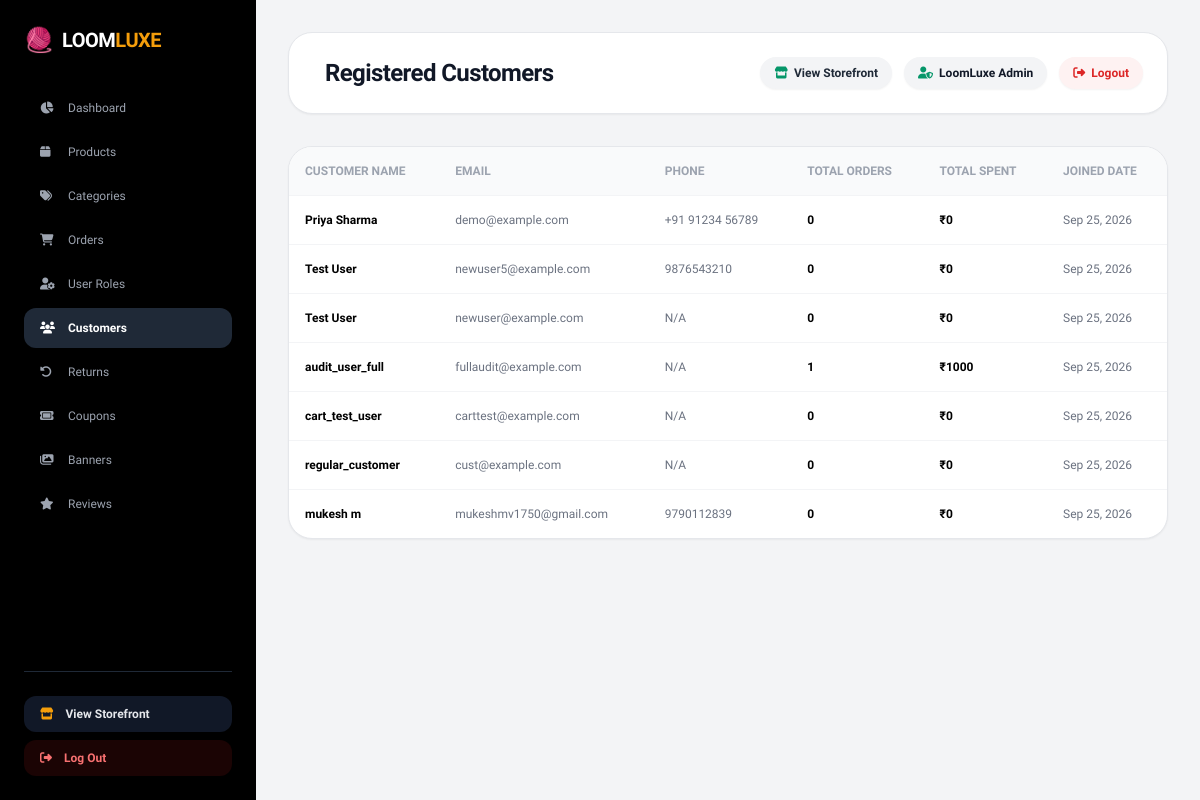
The app's page /dashboard/admin/customers/ (signed in) with its own data.
### accounts/models.py (models this page shows, shortened)
class User(AbstractUser):
    email = models.EmailField(unique=True)
    phone = models.CharField(max_length=15, blank=True)
    avatar = models.ImageField(upload_to='avatars/', blank=True, null=True)
    date_of_birth = models.DateField(blank=True, null=True)
    gender = models.CharField(max_length=10, choices=[
        ('male', 'Male'),
        ('female', 'Female'),
        ('other', 'Other'),
    ], blank=True)
    is_verified = models.BooleanField(default=False)
    created_at = models.DateTimeField(auto_now_add=True)
    updated_at = models.DateTimeField(auto_now=True)
    class Meta:
        db_table = 'users'

### dashboard/views.py (the view)
# urls.py: path('customers/', views.admin_customers, name='admin_customers'),
@admin_required
def admin_customers(request):
    customers = User.objects.filter(is_staff=False).annotate(
        order_count=Count('orders'),
        total_spent=Sum('orders__total')
    )
    return render(request, 'dashboard/admin_customers.html', {'customers': customers})

### cart/context_processors.py (called while the page is built, shortened)
def cart_count(request):
    count = 0
    if request.user.is_authenticated:
        from .models import Cart
        try:
            cart = Cart.objects.get(user=request.user)
            count = cart.total_items
        except Cart.DoesNotExist:
            pass
    return {'cart_count': count}

### cart/models.py (called while the page is built)
    @property
    def total_items(self):
        return sum(item.quantity for item in self.items.all())

### dashboard/views.py (called while the page is built)
def admin_required(view_func):
    @wraps(view_func)
    def _wrapped_view(request, *args, **kwargs):
        if not request.user.is_authenticated:
            messages.info(request, "Please log in with an Administrator account to access the Admin Panel.")
            return redirect(f"/accounts/login/?next={request.path}")
        if not request.user.is_staff:
            messages.error(request, "Access denied. Administrator privileges are required.")
            return redirect('home')
        return view_func(request, *args, **kwargs)
    return _wrapped_view

### wishlist/context_processors.py (called while the page is built)
def wishlist_count(request):
    count = 0
    if request.user.is_authenticated:
        from .models import Wishlist
        count = Wishlist.objects.filter(user=request.user).count()
    return {'wishlist_count': count}

### templates/dashboard/admin_customers.html (shortened to what this page needs)
{% extends 'dashboard/admin_base.html' %}
{% block header_title %}Registered Customers{% endblock %}
{% block content %}
<div class="bg-white rounded-3xl shadow-sm border border-gray-200 overflow-hidden">
    <div class="overflow-x-auto">
        <table class="w-full text-left text-xs">
            <thead class="bg-gray-50 uppercase text-gray-400 font-bold border-b border-gray-100">
                <tr>
                    <th class="p-4">Customer Name</th>
                    <th class="p-4">Email</th>
                    <th class="p-4">Phone</th>
                    <th class="p-4">Total Orders</th>
                    <th class="p-4">Total Spent</th>
                    <th class="p-4">Joined Date</th>
                </tr>
            </thead>
            <tbody class="divide-y divide-gray-100">
                {% for customer in customers %}
                <tr class="hover:bg-gray-50 transition-colors">
                    <td class="p-4 font-bold text-black">{{ customer.get_full_name|default:customer.username }}</td>
                    <td class="p-4 text-gray-500">{{ customer.email }}</td>
                    <td class="p-4 text-gray-500">{{ customer.phone|default:"N/A" }}</td>
                    <td class="p-4 font-bold text-black">{{ customer.order_count }}</td>
                    <td class="p-4 font-bold text-black">₹{{ customer.total_spent|default:0 }}</td>
                    <td class="p-4 text-gray-500">{{ customer.date_joined|date:"M d, Y" }}</td>
                </tr>
                {% empty %}
                <tr><td colspan="6" class="p-8 text-center text-gray-400">No registered customers.</td></tr>
                {% endfor %}
            </tbody>
        </table>
    </div>
</div>
{% endblock %}

### templates/dashboard/admin_base.html (shortened to what this page needs)
<!DOCTYPE html>
<html lang="en">
<head>
    <script src="https://cdn.tailwindcss.com"></script>
    <link rel="stylesheet" href="https://cdnjs.cloudflare.com/ajax/libs/font-awesome/6.5.1/css/all.min.css">
</head>
<body class="bg-gray-100 font-sans text-gray-900 antialiased">
    <div class="flex min-h-screen relative">
        <aside id="admin-sidebar" class="fixed md:sticky top-0 inset-y-0 left-0 z-50 w-64 h-screen max-h-screen overflow-y-auto bg-black text-white p-6 flex flex-col justify-between flex-shrink-0 transform -translate-x-full md:translate-x-0 transition-transform duration-300 ease-in-out shadow-2xl md:shadow-none">
            <div class="space-y-8">
                <div class="flex items-center justify-between">
                    <a href="{% url 'admin_dashboard' %}" class="flex items-center space-x-2">
                        <span class="text-2xl">🧶</span>
                        <span class="text-xl font-black tracking-tight uppercase text-white">Loom<span class="text-amber-500">Luxe</span></span>
                    </a>
                </div>
                <nav class="space-y-1 font-medium text-xs">
                    <a href="{% url 'admin_dashboard' %}" class="flex items-center space-x-3 px-4 py-3 rounded-xl hover:bg-gray-900 transition-all {% if request.resolver_match.url_name == 'admin_dashboard' %}bg-gray-800 text-white font-bold{% else %}text-gray-400{% endif %}">
                        <i class="fa-solid fa-chart-pie w-4"></i><span>Dashboard</span>
                    </a>
                    <a href="{% url 'admin_products' %}" class="flex items-center space-x-3 px-4 py-3 rounded-xl hover:bg-gray-900 transition-all {% if 'product' in request.resolver_match.url_name %}bg-gray-800 text-white font-bold{% else %}text-gray-400{% endif %}">
                        <i class="fa-solid fa-box w-4"></i><span>Products</span>
                    </a>
                    <a href="{% url 'admin_categories' %}" class="flex items-center space-x-3 px-4 py-3 rounded-xl hover:bg-gray-900 transition-all {% if request.resolver_match.url_name == 'admin_categories' %}bg-gray-800 text-white font-bold{% else %}text-gray-400{% endif %}">
                        <i class="fa-solid fa-tags w-4"></i><span>Categories</span>
                    </a>
                    <a href="{% url 'admin_orders' %}" class="flex items-center space-x-3 px-4 py-3 rounded-xl hover:bg-gray-900 transition-all {% if request.resolver_match.url_name == 'admin_orders' %}bg-gray-800 text-white font-bold{% else %}text-gray-400{% endif %}">
                        <i class="fa-solid fa-cart-shopping w-4"></i><span>Orders</span>
                    </a>
                    <a href="{% url 'admin_users' %}" class="flex items-center space-x-3 px-4 py-3 rounded-xl hover:bg-gray-900 transition-all {% if request.resolver_match.url_name == 'admin_users' %}bg-gray-800 text-white font-bold{% else %}text-gray-400{% endif %}">
                        <i class="fa-solid fa-user-gear w-4"></i><span>User Roles</span>
                    </a>
                    <a href="{% url 'admin_customers' %}" class="flex items-center space-x-3 px-4 py-3 rounded-xl hover:bg-gray-900 transition-all {% if request.resolver_match.url_name == 'admin_customers' %}bg-gray-800 text-white font-bold{% else %}text-gray-400{% endif %}">
                        <i class="fa-solid fa-users w-4"></i><span>Customers</span>
                    </a>
                    <a href="{% url 'admin_returns' %}" class="flex items-center space-x-3 px-4 py-3 rounded-xl hover:bg-gray-900 transition-all {% if request.resolver_match.url_name == 'admin_returns' %}bg-gray-800 text-white font-bold{% else %}text-gray-400{% endif %}">
                        <i class="fa-solid fa-rotate-left w-4"></i><span>Returns</span>
                    </a>
                    <a href="{% url 'admin_coupons' %}" class="flex items-center space-x-3 px-4 py-3 rounded-xl hover:bg-gray-900 transition-all {% if request.resolver_match.url_name == 'admin_coupons' %}bg-gray-800 text-white font-bold{% else %}text-gray-400{% endif %}">
                        <i class="fa-solid fa-ticket w-4"></i><span>Coupons</span>
                    </a>
                    <a href="{% url 'admin_banners' %}" class="flex items-center space-x-3 px-4 py-3 rounded-xl hover:bg-gray-900 transition-all {% if request.resolver_match.url_name == 'admin_banners' %}bg-gray-800 text-white font-bold{% else %}text-gray-400{% endif %}">
                        <i class="fa-solid fa-images w-4"></i><span>Banners</span>
                    </a>
                    <a href="{% url 'admin_reviews' %}" class="flex items-center space-x-3 px-4 py-3 rounded-xl hover:bg-gray-900 transition-all {% if request.resolver_match.url_name == 'admin_reviews' %}bg-gray-800 text-white font-bold{% else %}text-gray-400{% endif %}">
                        <i class="fa-solid fa-star w-4"></i><span>Reviews</span>
                    </a>
                </nav>
            </div>
            <div class="pt-6 border-t border-gray-800 space-y-2 text-xs">
                <a href="{% url 'home' %}" target="_blank" rel="noopener noreferrer" class="flex items-center space-x-3 px-4 py-2.5 rounded-xl bg-gray-900 text-gray-200 hover:text-white hover:bg-gray-800 transition-all font-semibold">
                    <i class="fa-solid fa-store text-amber-500"></i>
                    <span>View Storefront</span>
                </a>
                <a href="{% url 'logout' %}" class="flex items-center space-x-3 px-4 py-2.5 rounded-xl bg-red-950/40 text-red-400 hover:text-red-300 hover:bg-red-900/60 transition-all font-semibold">
                    <i class="fa-solid fa-right-from-bracket"></i>
                    <span>Log Out</span>
                </a>
            </div>
        </aside>
        <main class="flex-1 p-4 sm:p-6 lg:p-8 space-y-6 sm:space-y-8 overflow-x-hidden min-w-0">
            <header class="flex flex-col sm:flex-row justify-between items-start sm:items-center gap-4 bg-white p-4 sm:p-6 rounded-3xl shadow-sm border border-gray-200">
                <div class="flex items-center space-x-3 w-full sm:w-auto justify-between sm:justify-start">
                    <div class="flex items-center space-x-3">
                        <h1 class="text-xl sm:text-2xl font-extrabold tracking-tight">{% block header_title %}Admin Control Panel{% endblock %}</h1>
                    </div>
                </div>
                <div class="flex flex-wrap items-center gap-2 sm:gap-3 w-full sm:w-auto justify-end border-t sm:border-t-0 pt-3 sm:pt-0 border-gray-100">
                    <a href="{% url 'home' %}" target="_blank" rel="noopener noreferrer" class="text-xs font-bold bg-gray-100 hover:bg-gray-200 text-gray-800 px-3.5 py-2 rounded-full transition-all flex items-center space-x-1.5 shadow-sm" title="View Storefront (Opens in New Tab)">
                        <i class="fa-solid fa-store text-emerald-600"></i>
                        <span>View Storefront</span>
                    </a>
                    <span class="text-xs font-semibold bg-gray-100 px-3.5 py-2 rounded-full flex items-center shadow-sm">
                        <i class="fa-solid fa-user-shield text-emerald-600 mr-1.5"></i>
                        <span>{{ user.get_full_name|default:user.username }}</span>
                    </span>
                    <a href="{% url 'logout' %}" class="text-xs font-bold bg-red-50 text-red-600 hover:bg-red-100 px-3.5 py-2 rounded-full transition-all flex items-center space-x-1.5 shadow-sm" title="Log Out">
                        <i class="fa-solid fa-right-from-bracket"></i>
                        <span>Logout</span>
                    </a>
                </div>
            </header>
            {% block content %}{% endblock %}
        </main>
    </div>
</body>
</html>

### records on screen
User: get_full_name "LoomLuxe Admin"
User: get_full_name "Priya Sharma", email "demo@example.com", phone "+91 91234 56789", order_count "0", total_spent "0", date_joined "Sep 25, 2026"
User: get_full_name "Test User", email "newuser5@example.com", phone "9876543210", order_count "0", total_spent "0", date_joined "Sep 25, 2026"
User: get_full_name "Test User", email "newuser@example.com", phone "N/A", order_count "0", total_spent "0", date_joined "Sep 25, 2026"
User: get_full_name "audit_user_full", email "fullaudit@example.com", phone "N/A", order_count "1", total_spent "1000", date_joined "Sep 25, 2026"
User: get_full_name "cart_test_user", email "carttest@example.com", phone "N/A", order_count "0", total_spent "0", date_joined "Sep 25, 2026"
User: get_full_name "regular_customer", email "cust@example.com", phone "N/A", order_count "0", total_spent "0", date_joined "Sep 25, 2026"
User: get_full_name "mukesh m", email "mukeshmv1750@gmail.com", phone "9790112839", order_count "0", total_spent "0", date_joined "Sep 25, 2026"
